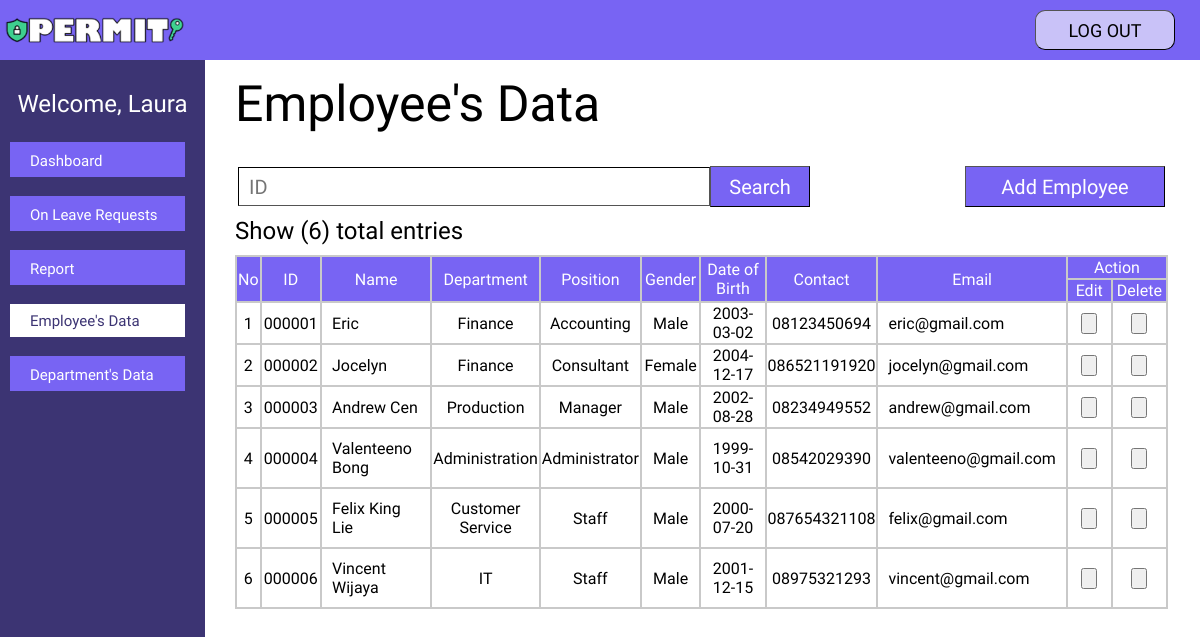
Page /permit/admin/master_data/employee/employee_data.php (signed in) on the earlier database version.
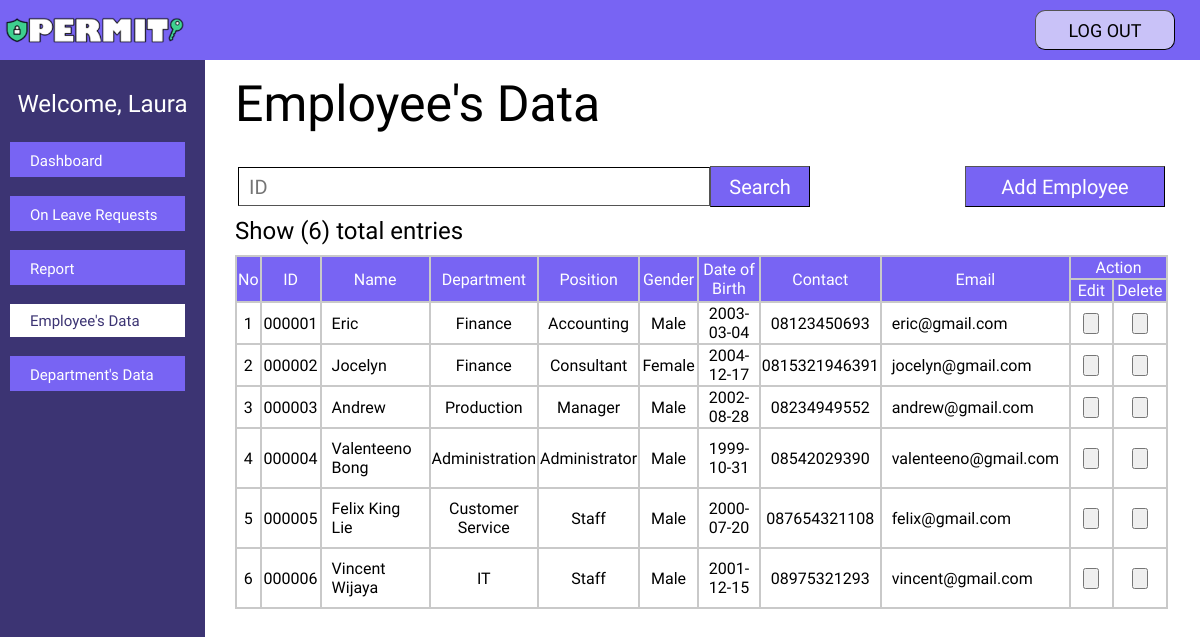
Same page on the later database version.
### tables this page shows
CREATE TABLE `user` (
  `id` int(6) UNSIGNED ZEROFILL NOT NULL,
  `username` varchar(255) NOT NULL,
  `name` varchar(255) NOT NULL,
  `department` varchar(255) NOT NULL,
  `position` varchar(255) NOT NULL,
  `gender` varchar(255) NOT NULL,
  `date_of_birth` date NOT NULL,
  `contact` varchar(255) NOT NULL,
  `email` varchar(255) NOT NULL,
  `head_of_department` varchar(255) NOT NULL,
  `photo` varchar(255) NOT NULL
);

### permit/class/CRUD.php (called while the page is built, shortened)
<?php
class CRUD extends database{
    public function select($table,$rows="*",$where = null){
        if ( $where != null ) {
            $sql="SELECT $rows FROM $table WHERE $where";
        }
        else{
            $sql="SELECT $rows FROM $table";
        }
        $this->sql = $result = $this->mysqli->query( $sql );
    }
}

### permit/class/database.php (called while the page is built, shortened)
<?php
    class database{
        protected $servername='localhost';
        protected $username='root';
        protected $password='';
        protected $dbname='permit';
        public function __construct(){
            $this->mysqli = new mysqli( $this->servername,$this->username,$this->password,$this->dbname );
        }
    }

### permit/admin/master_data/employee/employee_data.php (the view, shortened to what the changed rows need)
<!DOCTYPE html>
<html lang="en">
<head>
    <link rel="stylesheet" href="employee_data1.css">
    <link rel="stylesheet" href="https://cdnjs.cloudflare.com/ajax/libs/font-awesome/4.7.0/css/font-awesome.min.css">
</head>
<body>
    <?php
        $id_admin = $_SESSION[ 'id_admin' ];
        $a = new CRUD();
        $a->select("admin","*","id='$id_admin'");
    ?>
    <div class="a-main">
        <br>
        <br>
        <br>
        <?php
            if (isset($_POST['search'])) {
                $search_id = $_POST['employee'];
                if($search_id != ""){
                    $a->select("user","*","id='$search_id'");
                }else{
                    $a->select("user","*");
                }
            }else{
                $a->select("user","*");
            }
            $employee = $a ->sql;
        ?>
        <div class= "tabel">
            <table border="1" bordercolor="#c9c9c9" width="100%" cellspacing ="0">
                <tr bgcolor="#7864F3">
                    <th rowspan="2">No</th>
                    <th rowspan="2">ID</th>
                    <th rowspan="2">Name</th>
                    <th rowspan="2">Department</th>
                    <th rowspan="2">Position</th>
                    <th rowspan="2">Gender</th>
                    <th rowspan="2">Date of Birth</th>
                    <th rowspan="2">Contact</th>
                    <th rowspan="2">Email</th>
                    <th colspan="2">Action</th>
                </tr>
                <tr bgcolor="#7864F3">
                    <th width="60px">
                        Edit
                    </th>
                    <th width="60px">
                        Delete
                    </th>
                </tr>
                <?php
                    $no = 1;
                    while($employeedata = mysqli_fetch_assoc($employee)){
                ?>
                <tr bgcolor="white">
                    <td width="20px">
                        <?php echo $no++; ?>
                    </td>
                    <td width="60px">
                        <?php echo $employeedata['id']; ?>
                    </td>
                    <td width="100px" align="left" style="padding:10px">
                        <?php echo $employeedata['name']; ?>
                    </td>
                    <td width="60px">
                        <?php echo $employeedata['department']; ?>
                    </td>
                    <td width="60px">
                        <?php echo $employeedata['position']; ?>
                    </td>
                    <td width="60px">
                    <?php echo $employeedata['gender']; ?>
                    </td>
                    <td width="90px">
                    <?php echo $employeedata['date_of_birth']; ?>
                    </td>
                    <td width="60px">
                    <?php echo $employeedata['contact']; ?>
                    </td>
                    <td width="60px" align="left" style="padding:10px">
                    <?php echo $employeedata['email']; ?>
                    </td>
                    <td width="30px">
                    <a href="edit_employee.php?id=<?php echo $employeedata['id']?>"><button class="action"><i class="edit"></i></button></a>
                    </td>
                    <td width="30px">
                    <a href="delete_employee.php?id=<?php echo $employeedata['id']?>"><button class="action"><i class="delete"></i></button></a>
                    </td>
                </tr>
                <?php
                }
            ?>
            </table>
        </div>
    </div>
</body>
</html>

Differences in the rows shown:
changed user "Eric": date_of_birth "2003-03-02" → "2003-03-04"; contact "08123450694" → "08123450693"
changed user "Jocelyn": contact "086521191920" → "0815321946391"
changed user "Production": name "Andrew Cen" → "Andrew"
